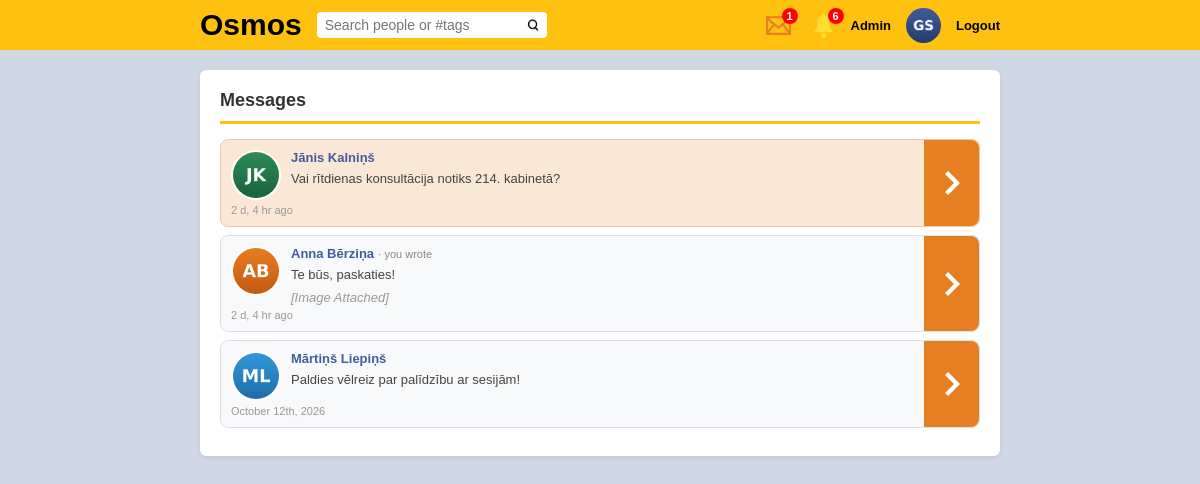
Screenshot of /messages.php (signed in) with the database file from the repository.
### tables this page shows
CREATE TABLE `users` (
  `id` int(11) NOT NULL AUTO_INCREMENT,
  `userid` bigint(19) NOT NULL,
  `owner` bigint(19) NOT NULL DEFAULT 0,
  `first_name` varchar(50) NOT NULL,
  `last_name` varchar(50) NOT NULL,
  `gender` varchar(6) DEFAULT NULL,
  `type` varchar(10) NOT NULL DEFAULT 'profile',
  `group_type` varchar(8) NOT NULL DEFAULT 'public',
  `privacy` varchar(10) NOT NULL DEFAULT 'public',
  `is_admin` tinyint(1) NOT NULL DEFAULT 0,
  `blocked` tinyint(1) NOT NULL DEFAULT 0,
  `password` varchar(100) NOT NULL,
  `date` timestamp NOT NULL DEFAULT current_timestamp(),
  `profile_image` varchar(1000) DEFAULT '',
  `cover_image` varchar(1000) NOT NULL DEFAULT '',
  `about` varchar(1024) DEFAULT NULL,
  `tag_name` varchar(100) NOT NULL,
  `online` int(11) NOT NULL DEFAULT 0,
  PRIMARY KEY (`id`),
  UNIQUE KEY `userid` (`userid`),
  UNIQUE KEY `tag_name_unique` (`tag_name`),
  KEY `first_name` (`first_name`),
  KEY `last_name` (`last_name`),
  KEY `gender` (`gender`),
  KEY `date` (`date`),
  KEY `tag_name` (`tag_name`),
  KEY `type` (`type`),
  KEY `owner` (`owner`)
);

CREATE TABLE `messages` (
  `id` bigint(20) NOT NULL AUTO_INCREMENT,
  `msgid` varchar(60) NOT NULL,
  `sender` bigint(20) NOT NULL,
  `receiver` bigint(20) NOT NULL,
  `message` text DEFAULT NULL,
  `file` varchar(500) DEFAULT NULL,
  `seen` tinyint(1) NOT NULL DEFAULT 0,
  `deleted_sender` tinyint(1) NOT NULL DEFAULT 0,
  `deleted_receiver` tinyint(1) NOT NULL DEFAULT 0,
  `date` datetime NOT NULL DEFAULT current_timestamp(),
  PRIMARY KEY (`id`),
  KEY `msgid` (`msgid`),
  KEY `sender` (`sender`),
  KEY `receiver` (`receiver`),
  KEY `seen` (`seen`),
  KEY `deleted_sender` (`deleted_sender`),
  KEY `deleted_receiver` (`deleted_receiver`)
);

### thread.php (the view, shortened to what the rows shown need)
<?php
$thread_unread = check_unread_from($other_id) > 0;
$thread_name = is_array($ROW_USER) ? htmlspecialchars($ROW_USER['first_name'] . " " . $ROW_USER['last_name']) : "Deleted user";
$thread_preview = trim($MESSAGE['message'] ?? "");
?>
<div class="message-thread<?php echo $thread_unread ? " unread" : ""; ?>">
    <div style="width: 100%;">
        <img class="message-avatar" src="<?php echo ROOT . avatar_url($ROW_USER); ?>" style="float: left; margin-right: 10px;">
        <div>
            <a class="message-name" href="<?php echo ROOT; ?>profile/<?php echo $other_id; ?>"><?php echo $thread_name; ?></a>
            <?php if ($MESSAGE['sender'] == ($_SESSION['osmos_userid'] ?? 0)): ?>
                <span class="muted" style="font-size: 11px;">&middot; you wrote</span>
            <?php endif; ?>
        </div>
        <div class="message-text">
            <?php echo ($thread_preview !== "") ? htmlspecialchars(mb_strimwidth($thread_preview, 0, 140, "...")) : ""; ?>
        </div>
        <?php if (!empty($MESSAGE['file']) && is_file($MESSAGE['file'])): ?>
            <div style="margin-top: 6px;">
                <span style="color: #999; font-style: italic;">[Image Attached]</span>
            </div>
        <?php endif; ?>
        <div class="message-meta"><?php echo Time::get_time($MESSAGE['date']); ?></div>
    </div>
    <a class="thread-arrow" href="<?php echo ROOT; ?>messages/read/<?php echo $other_id; ?>" title="Open conversation">
        <svg fill="white" width="24" height="24" viewBox="0 0 24 24">
            <path d="M5 3l3.057-3 11.943 12-11.943 12-3.057-3 9-9z"/>
        </svg>
    </a>
</div>

### messages.php (shortened to what the rows shown need)
<?php
include_once("classes/autoload.php");
$login = new Login();
$user_data = $login->check_login($_SESSION['osmos_userid'] ?? 0);
$me = $user_data['userid'];
$ERROR = "";
$user_class = new User();
$msg_class = new Messages();
$mode = $URL[1] ?? "";
$friend_row = false;
$message_form = '
    <div class="message-composer">
        <form method="post" enctype="multipart/form-data">
            ' . csrf_field() . '
            <textarea name="message" placeholder="Write your message here">' . (($ERROR != "" && isset($_POST['message']) && is_string($_POST['message'])) ? htmlspecialchars($_POST['message']) : "") . '</textarea>
            <input type="file" name="file" accept="image/jpeg,image/png" style="margin-top: 10px; font-size: 12px;">
            <input type="submit" value="Send" class="btn btn-orange" style="float: right; margin-top: 8px;">
        </form>
    </div>';
?>
<!DOCTYPE html>
<html>
    <head>
    </head>
    <body>
        <?php include("header.php") ?>
        <div class="page">
            <div class="card">
                <?php
                if ($mode == "new" || $mode == "read") {
                    if (!is_array($friend_row)) {
                        echo "<div class='empty-state'>That user was not found.<br><br><a class='btn btn-orange' href='" . ROOT . "messages'>All Messages</a></div>";
                    } elseif ($mode == "new") {
                        echo "<h3 class='card-title'>New message to " . htmlspecialchars($friend_row['first_name'] . " " . $friend_row['last_name']) . "</h3>";
                        echo $message_form;
                    } else {
                        $data = $msg_class->read($friend_row['userid']);
                        $thread_msgid = "";
                        if (is_array($data)) {
                            $thread_msgid = $data[count($data) - 1]['msgid'];
                        }
                        echo '<div style="text-align: left; margin-bottom: 15px;">';
                        echo '<a class="btn btn-orange" href="' . ROOT . 'messages" style="margin-right: 4px;">All Messages</a>';
                        if ($thread_msgid != "") {
                            echo '<a class="btn btn-danger" href="' . ROOT . 'delete/thread/' . urlencode($thread_msgid) . '">Delete Thread</a>';
                        }
                        echo '</div>';
                        echo "<h3 class='card-title'>Chatting with <a href='" . ROOT . "profile/" . $friend_row['userid'] . "' style='text-decoration: none;'>" . htmlspecialchars($friend_row['first_name'] . " " . $friend_row['last_name']) . "</a></h3>";
                        if (is_array($data)) {
                            foreach ($data as $MESSAGE) {
                                $ROW_USER = $user_class->get_user($MESSAGE['sender']);
                                if ($MESSAGE['sender'] == $me) {
                                    include("message_right.php");
                                } else {
                                    include("message_left.php");
                                }
                            }
                        } else {
                            echo "<div class='empty-state'>No messages yet. Say hi!</div>";
                        }
                        echo '<div class="clear"></div>';
                        echo $message_form;
                    }
                } else {
                    $data = $msg_class->read_threads();
                    if (is_array($data)) {
                        foreach ($data as $MESSAGE) {
                            $other_id = ($MESSAGE['sender'] == $me) ? $MESSAGE['receiver'] : $MESSAGE['sender'];
                            $ROW_USER = $user_class->get_user($other_id);
                            include("thread.php");
                        }
                    } else {
                        echo "<div class='empty-state'>You have no messages.</div>";
                    }
                }
                ?>
            </div>
        </div>
    </body>
</html>

### header.php (shortened to what the rows shown need)
<?php
$header_user = false;
if (isset($_SESSION['osmos_userid'])) {
    $header_user_class = new User();
    $header_user = $header_user_class->get_user($_SESSION['osmos_userid']);
}
$corner_image = avatar_url($header_user);
$notif_count = check_notifications();
$msg_notif_count = check_messages();
?>
<div id="orange_bar">
    <div style="width: 800px; margin: auto; display: flex; justify-content: space-between; align-items: center; height: 100%;">
        <div style="display: flex; align-items: center; gap: 15px;">
            <?php if (is_array($header_user)): ?>
                <a href="<?php echo ROOT; ?>messages" style="text-decoration: none;" title="Messages">
                    <span style="display: inline-block; position: relative;">
                        <?php if ($msg_notif_count > 0): ?>
                            <div class="header-badge" style="right: -2px;">
                                <?php echo ($msg_notif_count > 99) ? '99+' : $msg_notif_count; ?>
                            </div>
                        <?php endif; ?>
                    </span>
                </a>
                <a href="<?php echo ROOT; ?>notifications" style="text-decoration: none;" title="Notifications">
                    <span style="display: inline-block; position: relative;">
                        <img src="<?php echo ROOT; ?>notif.svg" style="width: 25px; vertical-align: middle;">
                        <?php if ($notif_count > 0): ?>
                            <div class="header-badge" style="right: -8px;">
                                <?php echo ($notif_count > 99) ? '99+' : $notif_count; ?>
                            </div>
                        <?php endif; ?>
                    </span>
                </a>
                <?php if (!empty($header_user['is_admin'])): ?>
                    <a href="<?php echo ROOT; ?>admin" style="font-size: 13px; color: black; text-decoration: none; font-weight: bold;">Admin</a>
                <?php endif; ?>
                <a href="<?php echo ROOT; ?>profile/<?php echo $header_user['userid']; ?>" title="My profile">
                    <img src="<?php echo ROOT . $corner_image; ?>" style="width: 35px; height: 35px; border-radius: 50%; object-fit: cover; vertical-align: middle;">
                </a>
                <a href="<?php echo ROOT; ?>logout" style="font-size: 13px; color: black; text-decoration: none; font-weight: bold;">Logout</a>
            <?php else: ?>
                <a href="<?php echo ROOT; ?>login" style="color: black; text-decoration: none; font-size: 13px; background: white; padding: 5px 12px; border-radius: 4px; font-weight: bold;">Login</a>
            <?php endif; ?>
        </div>
    </div>
</div>

### rows the page displays
users: profile_image (picture)
messages: users.profile_image (picture), users.first_name+last_name "Jānis Kalniņš", message "Vai rītdienas konsultācija notiks 214. kabinetā?", date "2 d, 4 hr ago"
messages: users.profile_image (picture), users.first_name+last_name "Anna Bērziņa", sender "· you wrote", message "Te būs, paskaties!", shows "[Image Attached]", date "2 d, 4 hr ago"
messages: users.profile_image (picture), users.first_name+last_name "Mārtiņš Liepiņš", message "Paldies vēlreiz par palīdzību ar sesijām!", date "October 12th, 2026"

### other values shown
$msg_notif_count "1"
$notif_count "6"
